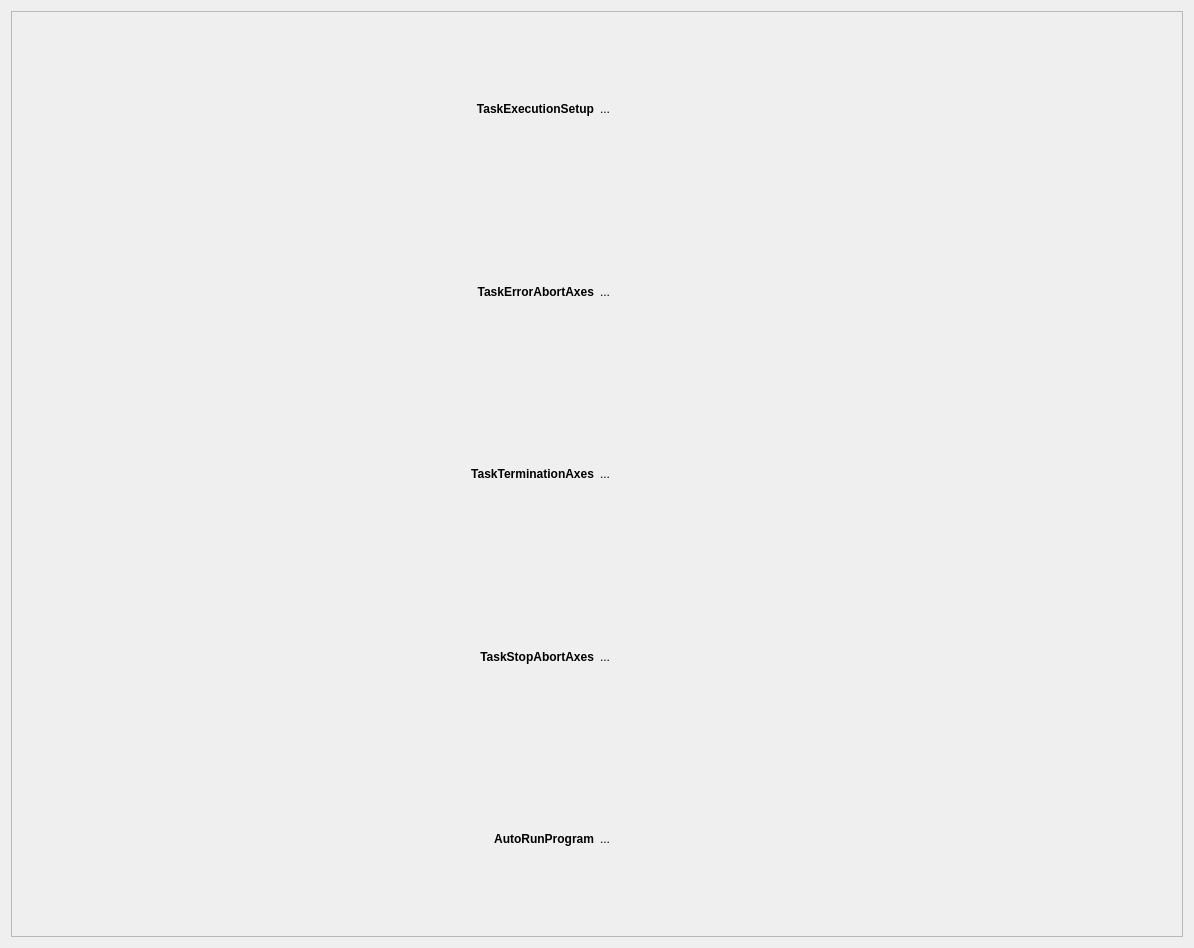
<?xml version="1.0" encoding="UTF-8"?>
<ui version="4.0">
 <class>Form</class>
 <widget class="QWidget" name="Form">
  <property name="geometry">
   <rect>
    <x>0</x>
    <y>0</y>
    <width>1194</width>
    <height>948</height>
   </rect>
  </property>
  <property name="windowTitle">
   <string>Form</string>
  </property>
  <layout class="QHBoxLayout" name="horizontalLayout">
   <item>
    <widget class="QScrollArea" name="scrollArea">
     <property name="widgetResizable">
      <bool>true</bool>
     </property>
     <widget class="QWidget" name="scrollAreaWidgetContents">
      <property name="geometry">
       <rect>
        <x>0</x>
        <y>0</y>
        <width>1000</width>
        <height>1000</height>
       </rect>
      </property>
     <layout class="QGridLayout" name="gridLayout">


    <item row="0" column="0">
     <widget class="QLabel" name="LabelTaskExecutionSetup">
      <property name="font">
       <font>
        <weight>75</weight>
        <bold>true</bold>
       </font>
      </property>
      <property name="alignment">
       <set>Qt::AlignRight|Qt::AlignTrailing|Qt::AlignVCenter</set>
      </property>
      <property name="text">
       <string>TaskExecutionSetup</string>
      </property>
     </widget>
    </item>
    <item row="0" column="1">
     <widget class="PyDMLabel" name="TaskExecutionSetup">
      <property name="toolTip">
       <string>Parameter number 113 - TaskExecutionSetup</string>
      </property>
      <property name="text">
       <string>...</string>
      </property>
      <property name="whatsThis"><string/>
      </property>
      <property name="displayFormat" stdset="0">
       <enum>PyDMLabel::Hex</enum>
      </property>
      <property name="channel" stdset="0">
       <string>ensemble://${host}:${port}/@${rate}/GETPARM(${axis},113)</string>
      </property>
     </widget>
    </item>


    <item row="1" column="0">
     <widget class="QLabel" name="LabelTaskErrorAbortAxes">
      <property name="font">
       <font>
        <weight>75</weight>
        <bold>true</bold>
       </font>
      </property>
      <property name="alignment">
       <set>Qt::AlignRight|Qt::AlignTrailing|Qt::AlignVCenter</set>
      </property>
      <property name="text">
       <string>TaskErrorAbortAxes</string>
      </property>
     </widget>
    </item>
    <item row="1" column="1">
     <widget class="PyDMLabel" name="TaskErrorAbortAxes">
      <property name="toolTip">
       <string>Parameter number 127 - TaskErrorAbortAxes</string>
      </property>
      <property name="text">
       <string>...</string>
      </property>
      <property name="whatsThis"><string/>
      </property>
      <property name="displayFormat" stdset="0">
       <enum>PyDMLabel::Default</enum>
      </property>
      <property name="channel" stdset="0">
       <string>ensemble://${host}:${port}/@${rate}/GETPARM(${axis},127)</string>
      </property>
     </widget>
    </item>


    <item row="2" column="0">
     <widget class="QLabel" name="LabelTaskTerminationAxes">
      <property name="font">
       <font>
        <weight>75</weight>
        <bold>true</bold>
       </font>
      </property>
      <property name="alignment">
       <set>Qt::AlignRight|Qt::AlignTrailing|Qt::AlignVCenter</set>
      </property>
      <property name="text">
       <string>TaskTerminationAxes</string>
      </property>
     </widget>
    </item>
    <item row="2" column="1">
     <widget class="PyDMLabel" name="TaskTerminationAxes">
      <property name="toolTip">
       <string>Parameter number 167 - TaskTerminationAxes</string>
      </property>
      <property name="text">
       <string>...</string>
      </property>
      <property name="whatsThis"><string/>
      </property>
      <property name="displayFormat" stdset="0">
       <enum>PyDMLabel::Default</enum>
      </property>
      <property name="channel" stdset="0">
       <string>ensemble://${host}:${port}/@${rate}/GETPARM(${axis},167)</string>
      </property>
     </widget>
    </item>


    <item row="3" column="0">
     <widget class="QLabel" name="LabelTaskStopAbortAxes">
      <property name="font">
       <font>
        <weight>75</weight>
        <bold>true</bold>
       </font>
      </property>
      <property name="alignment">
       <set>Qt::AlignRight|Qt::AlignTrailing|Qt::AlignVCenter</set>
      </property>
      <property name="text">
       <string>TaskStopAbortAxes</string>
      </property>
     </widget>
    </item>
    <item row="3" column="1">
     <widget class="PyDMLabel" name="TaskStopAbortAxes">
      <property name="toolTip">
       <string>Parameter number 168 - TaskStopAbortAxes</string>
      </property>
      <property name="text">
       <string>...</string>
      </property>
      <property name="whatsThis"><string/>
      </property>
      <property name="displayFormat" stdset="0">
       <enum>PyDMLabel::Default</enum>
      </property>
      <property name="channel" stdset="0">
       <string>ensemble://${host}:${port}/@${rate}/GETPARM(${axis},168)</string>
      </property>
     </widget>
    </item>


    <item row="4" column="0">
     <widget class="QLabel" name="LabelAutoRunProgram">
      <property name="font">
       <font>
        <weight>75</weight>
        <bold>true</bold>
       </font>
      </property>
      <property name="alignment">
       <set>Qt::AlignRight|Qt::AlignTrailing|Qt::AlignVCenter</set>
      </property>
      <property name="text">
       <string>AutoRunProgram</string>
      </property>
     </widget>
    </item>
    <item row="4" column="1">
     <widget class="PyDMLabel" name="AutoRunProgram">
      <property name="toolTip">
       <string>Parameter number 118 - AutoRunProgram</string>
      </property>
      <property name="text">
       <string>...</string>
      </property>
      <property name="whatsThis"><string/>
      </property>
      <property name="displayFormat" stdset="0">
       <enum>PyDMLabel::Default</enum>
      </property>
      <property name="channel" stdset="0">
       <string>ensemble://${host}:${port}/@${rate}/GETPARM(${axis},118)</string>
      </property>
     </widget>
    </item>


      </layout>
     </widget>
    </widget>
   </item>
  </layout>
 </widget>
 <customwidgets>
  <customwidget>
   <class>PyDMLabel</class>
   <extends>QLabel</extends>
   <header>pydm.widgets.label</header>
  </customwidget>
 </customwidgets>
 <resources/>
 <connections/>
</ui>
